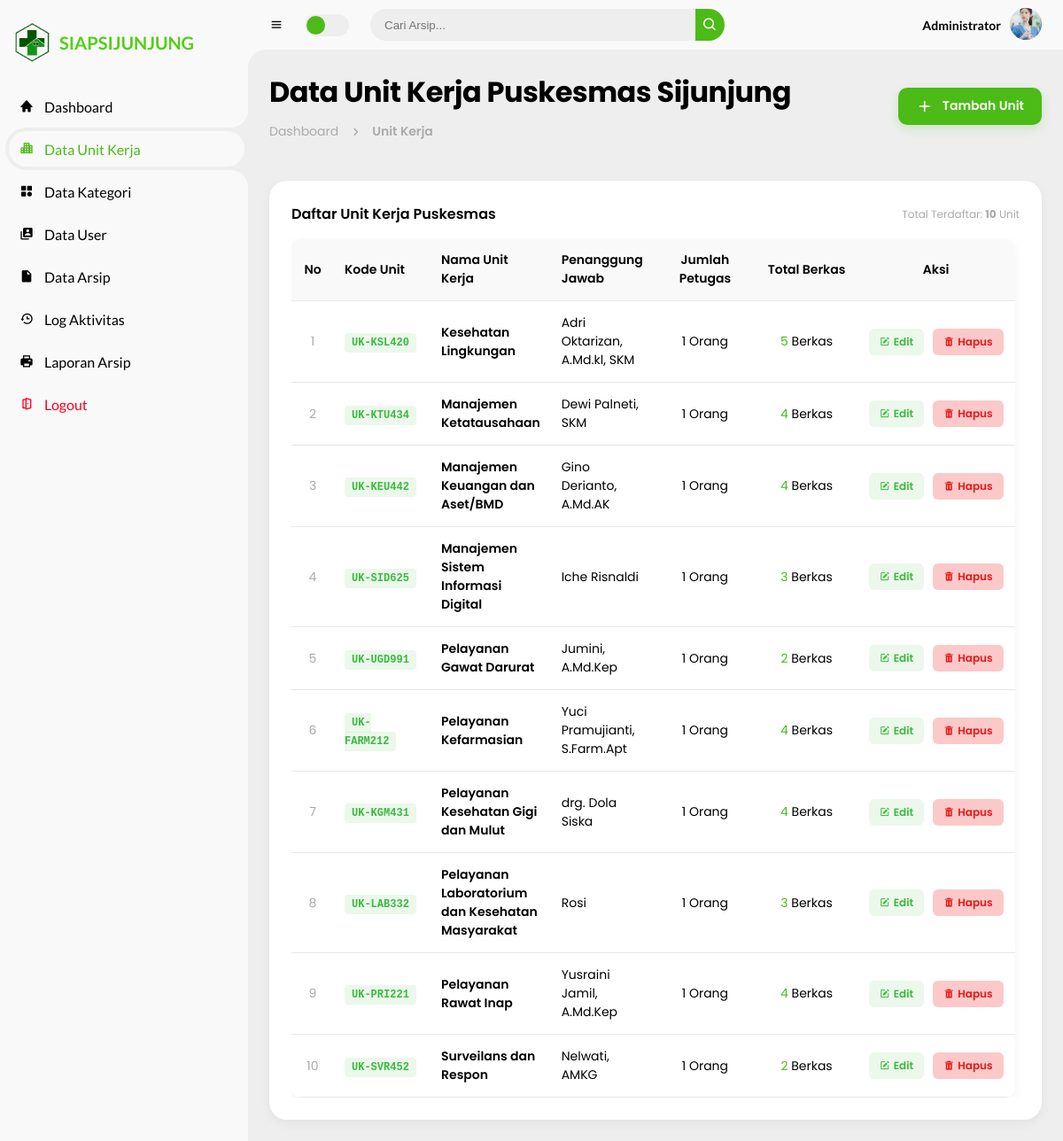
/pages/admin/data_unit.php (signed in), run on the app's committed database.
### tables this page shows
CREATE TABLE `unit_kerja` (
  `id_unit` int(11) NOT NULL,
  `kode_unit` varchar(20) NOT NULL,
  `nama_unit` varchar(100) NOT NULL,
  `penanggung_jawab` varchar(100) NOT NULL,
  `created_at` timestamp NOT NULL DEFAULT current_timestamp()
);

### pages/admin/data_unit.php (the view, shortened to what this page needs)
<?php
include "../../config/koneksi.php";
$query_string = "SELECT uk.*,
                        COUNT(DISTINCT a.id_arsip) as total_berkas,
                        COUNT(DISTINCT u.id_user) as total_petugas
                 FROM unit_kerja uk
                 LEFT JOIN arsip a ON uk.id_unit = a.id_unit
                 LEFT JOIN users u ON uk.id_unit = u.id_unit AND u.role = 'petugas'
                 GROUP BY uk.id_unit
                 ORDER BY uk.nama_unit ASC";
$query_unit = mysqli_query($koneksi, $query_string);
?>
<!DOCTYPE html>
<html lang="id">
<head>
    <link rel="stylesheet" href="../../assets/boxicons-2.1.4/css/boxicons.min.css">
    <link rel="stylesheet" href="../../assets/css/style.css">
</head>
<body>
    <?php include '../partials/sidebar.php'; ?>
    <section id="content">
        <?php include '../partials/navbar.php'; ?>
        <main>
            <div class="head-title">
                <div class="left">
                    <h1>Data Unit Kerja Puskesmas Sijunjung</h1>
                    <ul class="breadcrumb">
                        <li><a href="dashboard.php">Dashboard</a></li>
                        <li><i class='bx bx-chevron-right'></i></li>
                        <li><a class="active" href="#">Unit Kerja</a></li>
                    </ul>
                </div>
                <a href="unit_tambah.php" class="btn-add" style="text-decoration: none;">
                    <i class='bx bx-plus'></i>
                    <span class="text">Tambah Unit</span>
                </a>
            </div>
            <div class="table-data">
                <div style="flex-shrink: 0; display: flex; justify-content: space-between; align-items: center;">
                    <h3 style="font-size: 16px; font-weight: 600; color: var(--dark);">Daftar Unit Kerja Puskesmas</h3>
                    <small style="color: var(--dark-grey); font-size: 12px;">Total Terdaftar: <strong><?= mysqli_num_rows($query_unit); ?></strong> Unit</small>
                </div>
                <div class="table-scroll-area">
                    <table class="modern-table">
                        <thead>
                            <tr>
                                <th style="width: 50px; text-align: center;">No</th>
                                <th style="width: 120px;">Kode Unit</th>
                                <th>Nama Unit Kerja</th>
                                <th>Penanggung Jawab</th>
                                <th style="width: 130px; text-align: center;">Jumlah Petugas</th>
                                <th style="width: 130px; text-align: center;">Total Berkas</th>
                                <th style="width: 180px; text-align: center;">Aksi</th>
                            </tr>
                        </thead>
                        <tbody>
                            <?php
                            $no = 1;
                            if(mysqli_num_rows($query_unit) > 0) :
                                while($row = mysqli_fetch_assoc($query_unit)) :
                            ?>
                            <tr>
                                <td style="text-align: center; color: var(--dark-grey);"><?= $no++; ?></td>
                                <td><span class="badge-code"><?= htmlspecialchars($row['kode_unit']); ?></span></td>
                                <td style="font-weight: 600; color: var(--dark);"><?= htmlspecialchars($row['nama_unit']); ?></td>
                                <td><?= htmlspecialchars($row['penanggung_jawab']); ?></td>
                                <td style="text-align: center;">
                                    <span class="badge-info-unit"><?= $row['total_petugas']; ?></span> Orang
                                </td>
                                <td style="text-align: center;">
                                    <span class="badge-info-unit" style="color: #4cbb17;"><?= $row['total_berkas']; ?></span> Berkas
                                </td>
                                <td>
                                    <div class="action-flex-group">
                                        <a href="unit_edit.php?id=<?= $row['id_unit']; ?>" class="btn-action-edit">
                                            <i class='bx bxs-edit'></i><span>Edit</span>
                                        </a>
                                        <a href="unit_hapus.php?hapus=<?= $row['id_unit']; ?>" class="btn-action-delete" onclick="return confirm('Menghapus unit akan menghapus otomatis seluruh data akun petugas & berkas di unit ini secara permanen. Yakin?')">
                                            <i class='bx bxs-trash'></i><span>Hapus</span>
                                        </a>
                                    </div>
                                </td>
                            </tr>
                            <?php
                                endwhile;
                            endif; ?>
                        </tbody>
                    </table>
                </div>
            </div>
        </main>
    </section>
</body>
</html>

### assets/css/style.css (style rules this page uses)
* { margin: 0; padding: 0; box-sizing: border-box; }
a { text-decoration: none; }
li { list-style: none; }
:root { --poppins: 'Poppins', sans-serif; --lato: 'Lato', sans-serif; --light: #F9F9F9; --green: #4cbb17; --light-green: #CFE8FF; --grey: #eee; --dark-grey: #AAAAAA; --berkas:#ffb300; --dark: #000000; --red: rgb(255, 0, 25); --yellow: #FFCE26; --light-yellow: #FFF2C6; --orange: #FD7238; --light-orange: #FFE0D3; --white-card: #ffffff; --border-color: #e5e7eb; }
html { overflow-x: hidden !important; }
body { background: var(--grey); overflow-x: hidden; }
#content { position: relative; width: calc(100% - 280px); left: 280px; transition: .3s ease; }
#content main { width: 100%; padding: 40px 30px; font-family: var(--poppins); max-height: calc(100vh - 56px); overflow-y: auto; }
#content main .head-title { display: flex; align-items: center; justify-content: space-between; grid-gap: 16px; flex-wrap: wrap; }
#content main .head-title .left h1 { font-size: 32px; font-weight: 700; margin-bottom: 5px; color: var(--dark); letter-spacing: -0.5px; }
.table-data { width: 100%; margin-top: 25px; }
.table-data table { width: 100%; border-collapse: separate; border-spacing: 0; background: var(--white-card); border-radius: 12px; overflow: hidden; box-shadow: 0 6px 18px rgba(0, 0, 0, 0.05); }
.table-data thead th { background: var(--light); color: var(--dark); padding: 14px 12px; font-size: 14px; font-weight: 600; text-align: left; border-bottom: 1px solid var(--border-color); }
.table-data tbody td { padding: 14px 12px; font-size: 14px; color: var(--dark); border-bottom: 1px solid var(--border-color); vertical-align: middle; }
.btn-add { height: 42px; padding: 0 20px; border-radius: 10px; background: var(--green); color: #fff; display: flex; align-items: center; justify-content: center; gap: 10px; font-weight: 600; font-size: 14px; transition: all 0.3s ease; box-shadow: 0 4px 12px rgba(76, 187, 23, 0.2); }
.btn-add i { font-size: 20px; }

### pages/admin/data_unit.php (style rules this page uses)
html, body { height: 100vh; overflow: hidden !important; }
#content main { height: calc(100vh - 56px); overflow: hidden; display: flex; flex-direction: column; padding: 24px; box-sizing: border-box; }
.head-title { flex-shrink: 0; margin-bottom: 20px !important; }
.breadcrumb { display: flex; align-items: center; grid-gap: 10px; margin-top: 10px; }
.breadcrumb li { color: var(--dark); list-style: none; display: flex; align-items: center; }
.breadcrumb li a { color: var(--dark-grey); font-size: 14px; text-decoration: none; }
.breadcrumb li a.active { color: var(--dark-grey); font-weight: 600; }
.breadcrumb li i { font-size: 18px; color: var(--dark-grey); }
.table-data { background: var(--white-card, #fff); padding: 25px; border-radius: 20px; box-shadow: 0 4px 12px rgba(0, 0, 0, 0.05); display: flex; flex-direction: column; flex-grow: 1; min-height: 0; }
.table-scroll-area { flex-grow: 1; overflow-y: auto; padding-right: 5px; margin-top: 15px; }
.modern-table { width: 100%; border-collapse: collapse; text-align: left; }
.modern-table th { position: sticky; top: 0; background: var(--white-card, #fff); z-index: 10; padding: 12px 15px; font-size: 13px; color: var(--dark-grey); border-bottom: 2px solid var(--border-color); }
.modern-table td { padding: 14px 15px; font-size: 14px; border-bottom: 1px solid var(--border-color); color: var(--dark); }
.badge-code { font-family: monospace; font-weight: 700; background: rgba(58, 185, 62, 0.1); color: rgb(58, 185, 62); padding: 4px 8px; border-radius: 4px; font-size: 12px; }
.action-flex-group { display: flex; justify-content: center; gap: 10px; }
.btn-action-edit { background: rgba(58, 185, 62, 0.1); color: rgb(58, 185, 62); padding: 6px 12px; border-radius: 6px; font-size: 12px; font-weight: 600; text-decoration: none; display: inline-flex; align-items: center; gap: 4px; transition: 0.2s; }
.btn-action-delete { background: rgba(235, 22, 22, 0.23); color: rgb(235, 22, 22); padding: 6px 12px; border-radius: 6px; font-size: 12px; font-weight: 600; text-decoration: none; display: inline-flex; align-items: center; gap: 4px; transition: 0.2s; }

### data on the page
unit_kerja: kode_unit "UK-KSL420", nama_unit "Kesehatan Lingkungan", penanggung_jawab "Adri Oktarizan, A.Md.kl, SKM", total_petugas "1", total_berkas "5"
unit_kerja: kode_unit "UK-KTU434", nama_unit "Manajemen Ketatausahaan", penanggung_jawab "Dewi Palneti, SKM", total_petugas "1", total_berkas "4"
unit_kerja: kode_unit "UK-KEU442", nama_unit "Manajemen Keuangan dan Aset/BMD", penanggung_jawab "Gino Derianto, A.Md.AK", total_petugas "1", total_berkas "4"
unit_kerja: kode_unit "UK-SID625", nama_unit "Manajemen Sistem Informasi Digital", penanggung_jawab "Iche Risnaldi", total_petugas "1", total_berkas "3"
unit_kerja: kode_unit "UK-UGD991", nama_unit "Pelayanan Gawat Darurat", penanggung_jawab "Jumini, A.Md.Kep", total_petugas "1", total_berkas "2"
unit_kerja: kode_unit "UK-FARM212", nama_unit "Pelayanan Kefarmasian", penanggung_jawab "Yuci Pramujianti, S.Farm.Apt", total_petugas "1", total_berkas "4"
unit_kerja: kode_unit "UK-KGM431", nama_unit "Pelayanan Kesehatan Gigi dan Mulut", penanggung_jawab "drg. Dola Siska", total_petugas "1", total_berkas "4"
unit_kerja: kode_unit "UK-LAB332", nama_unit "Pelayanan Laboratorium dan Kesehatan Masyarakat", penanggung_jawab "Rosi", total_petugas "1", total_berkas "3"
unit_kerja: kode_unit "UK-PRI221", nama_unit "Pelayanan Rawat Inap", penanggung_jawab "Yusraini Jamil, A.Md.Kep", total_petugas "1", total_berkas "4"
unit_kerja: kode_unit "UK-SVR452", nama_unit "Surveilans dan Respon", penanggung_jawab "Nelwati, AMKG", total_petugas "1", total_berkas "2"

### other printed values
$_SESSION['nama'] "Administrator"
mysqli_num_rows($query_unit) "10"
